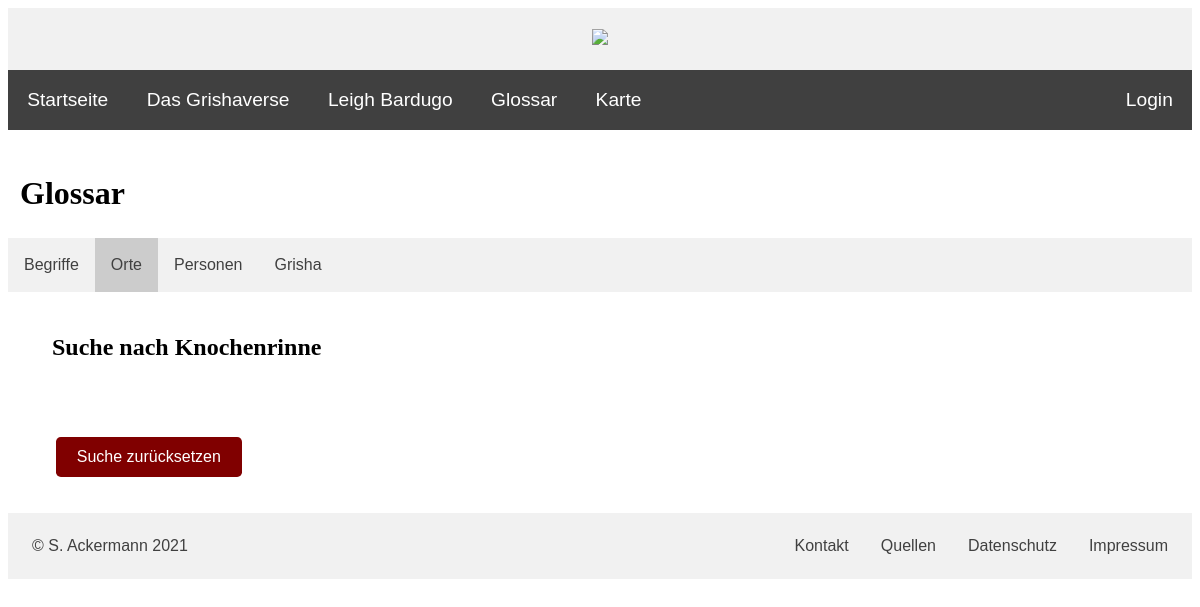
Before: /PHP/glossary_orte_suche.php?suchort=Knochenrinne with the older database file.
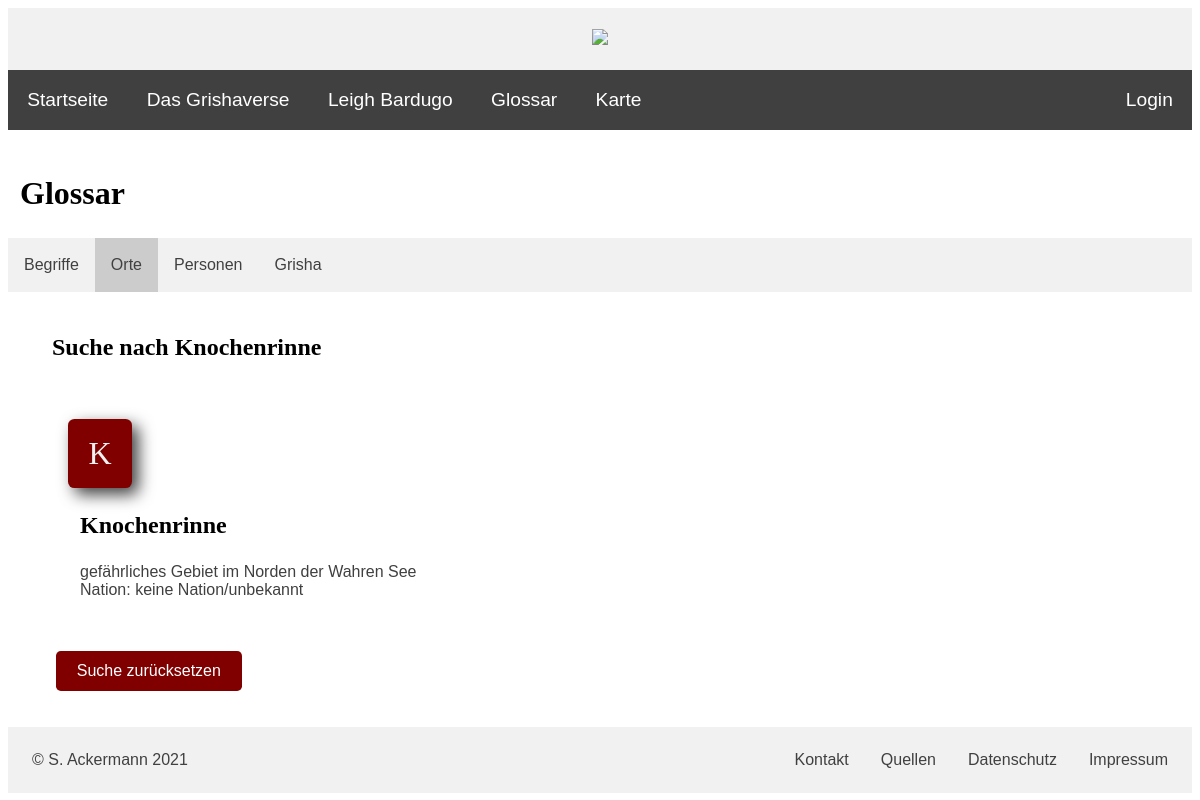
After: the same page with the newer database file.
### tables this page shows
CREATE TABLE `schauplaetze` (
  `ID` int(10) NOT NULL,
  `name` text NOT NULL,
  `nation` int(10) NOT NULL,
  `beschreibung` text DEFAULT NULL
);

CREATE TABLE `nationen` (
  `ID` int(10) NOT NULL,
  `name` text NOT NULL
);

### PHP/glossary_orte_suche.php (the view, shortened to what this page needs)
<?php
include ("header.inc.php");
include ("navbar.inc.php");
?>
    <div>
        <h2>Glossar</h2>
    </div>
    <div class="glossary-nav">
        <ul>
            <li><a href="glossary_begriffe.php">Begriffe</a></li>
            <li><a href="glossary_orte.php" class="active">Orte</a></li>
            <li><a href="glossary_personen.php">Personen</a></li>
            <li><a href="glossary_grisha.php">Grisha</a></li>
        </ul>
    </div>
    <br>
    <?php
        require_once "config.inc.php";
        if (is_null($_REQUEST["suchort"])) {
            $ortSuche = "";
        } else {
            $ortSuche = $_REQUEST["suchort"];
        }
        $alph = array("A", "B", "C", "D", "E", "F", "G", "H", "I", "J", "K", "L", "M", "N", "O", "P", "Q", "R", "S", "T", "U", "V", "W", "X", "Y", "Z");
        $res = mysqli_query($conn, "SELECT * FROM schauplaetze WHERE schauplaetze.name = '$ortSuche'");
        if (mysqli_num_rows($res) < 1) {
            echo "<div class='glossary-res'><h3>Keine Ergebnisse für  " . $ortSuche . " gefunden</h3></div><br>";
        } else {
            echo "<div class='glossary-res'><h3>Suche nach " . $ortSuche . "</h3></div><br>";
            foreach ($alph as $i){
                $result = mysqli_query($conn, "SELECT schauplaetze.name, schauplaetze.beschreibung,
                nationen.name AS nation
                FROM schauplaetze
                JOIN nationen on schauplaetze.nation = nationen.ID
                WHERE schauplaetze.name = '$ortSuche' AND schauplaetze.name LIKE '$i%'
                ORDER BY schauplaetze.name ASC");
                if (mysqli_num_rows($result) >= 1) {
                    echo "<div id='orte_letter-$i' class='big-letter'>" . $i . "</div>";
                }
                echo "<div class='glossary-bg'><ul>";
                while ($j = mysqli_fetch_assoc($result)) {
                    echo "<li><h3>" . $j["name"] . "</h3>";
                    if ($j["beschreibung"]) {
                        echo $j["beschreibung"] . "<br>";
                    }
                    echo "Nation: " . $j["nation"] . "<br><br>";
                }
                echo "</li></ul></div>";
            }
        }
    ?>
    <br>
    <div class='glossary-res'>
        <form method='post' action='glossary_orte.php'>
            <input id='submit-button' type='submit' value='Suche zurücksetzen'/>
        </form>
    </div>
<?php include ("footer.inc.php"); ?>

Changed rows visible on the page:
now on this page (row edited): schauplaetze: name "Knochenrinne", beschreibung "gefährliches Gebiet im Norden der Wahren See", nationen.name "keine Nation/unbekannt"
Other visible differences:
new list line: "K"
